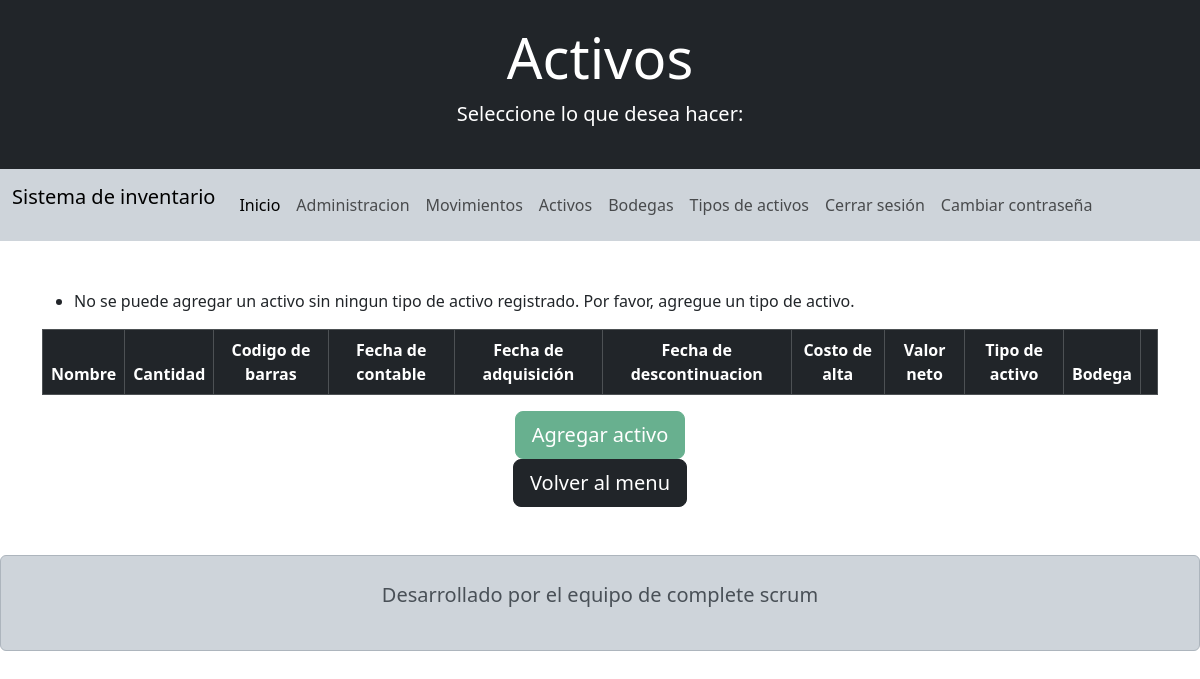
The page /activos/ (signed in) on the database as committed earlier.
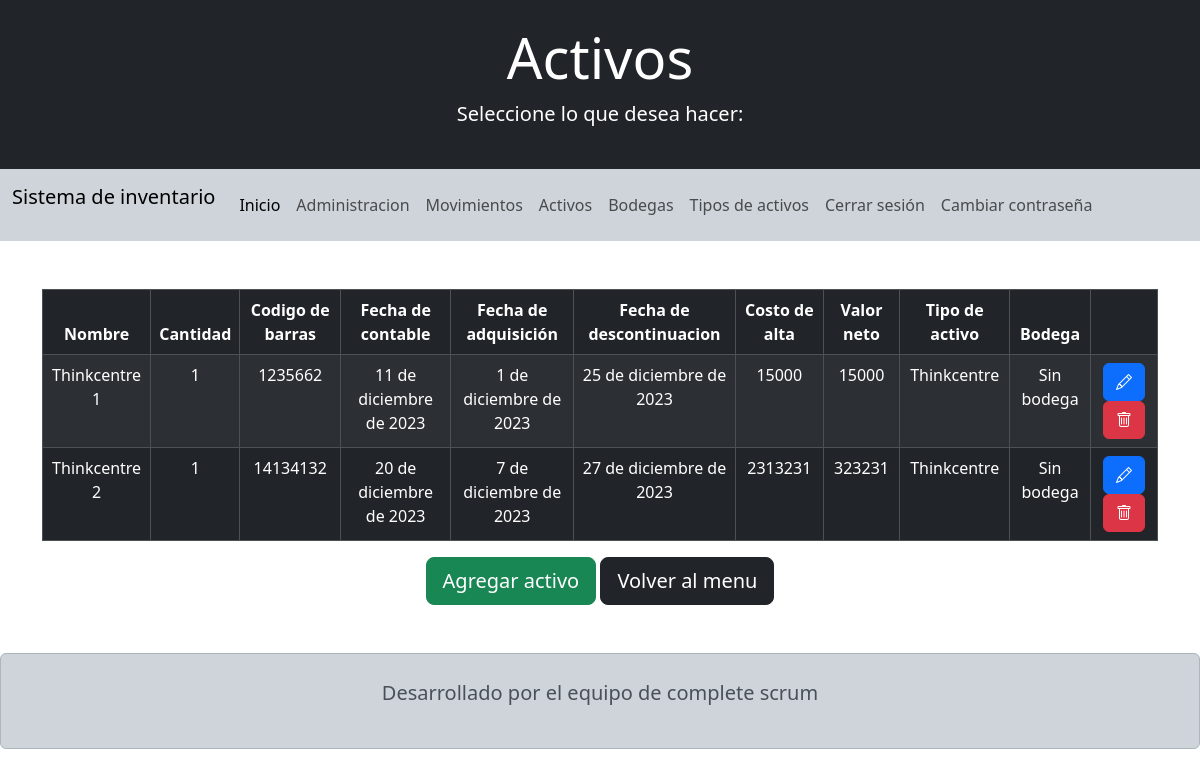
The same page on the database as committed later.
### appProject/models.py (models this page shows, shortened)
class Activo(models.Model):
    nombre =                models.CharField           (blank=False, null=False, verbose_name="Nombre del activo",      max_length=50)
    cantidad =              models.PositiveIntegerField(blank=False, null=False, verbose_name="Cantidad del activo")
    descripcion =           models.CharField           (blank=False, null=False, verbose_name="Descripcion del activo", max_length=1000)
    codigo_barra =          models.CharField           (blank=False, null=False, verbose_name="Codigo de barras del activo", max_length=50)
    fecha_adquisicion =     models.DateField           (blank=False, null=False, verbose_name="Fecha de adquisicion del activo")
    fecha_contable =        models.DateField           (blank=False, null=False, verbose_name="Fecha contable del activo")
    fecha_descontinuacion = models.DateField           (blank=False, null=False, verbose_name="Fecha de descopntinuacion del activo")
    costo_alta =            models.PositiveIntegerField(blank=False, null=False, verbose_name="Costo de alta del activo")
    valor_neto =            models.IntegerField        (blank=False, null=False, verbose_name="Valor neto del activo")
    tipo_activo =           models.ForeignKey          (Tipo_activo, on_delete=models.PROTECT, blank=False, null=False)

class Tipo_activo(models.Model):
    nombre =        models.CharField(blank=False, null=False, max_length=50)
    marca =         models.CharField(blank=False, null=False, max_length=50)
    unidad_inacap = models.CharField(blank=False, null=False, max_length=50)

class Activo_bodega(models.Model):
    estado = models.BooleanField(blank=False, null=False, default=True)
    activo = models.ForeignKey(Activo, on_delete=models.PROTECT, blank=False, null=False)
    bodega = models.ForeignKey(Bodega, on_delete=models.PROTECT, blank=False, null=False)

class Bodega(models.Model):
    nombre =    models.CharField           (blank=False, null=False, max_length=50)
    ubicacion = models.CharField           (blank=False, null=False, max_length=50)
    piso =      models.IntegerField        (blank=False, null=False)
    edificio =  models.CharField           (blank=False, null=False, max_length=50)
    capacidad = models.PositiveIntegerField(blank=False, null=False)

### appProject/views.py (the view)
# urls.py: path('activos/',                    views.read_activo, name='read_activo'),
@login_required
def read_activo(req):
    user = req.user
    activo_bodega = Activo_bodega.objects.all()
    tipo_activo = Tipo_activo.objects.all()
    if tipo_activo.count() == 0:
        messages.error(req, 'No se puede agregar un activo sin ningun tipo de activo registrado. Por favor, agregue un tipo de activo.')
    activos = Activo.objects.all()
    data = {'activos': activos, 'user': user, 'activo_bodega': activo_bodega, 'tipo_activo': tipo_activo}
    return render(req, 'activo/read_activo.html', data)

### templates/activo/read_activo.html (shortened to what the changed rows need)
<!doctype html>
<html lang="es">
<head>
  <link href="https://cdn.jsdelivr.net/npm/bootstrap@5.3.2/dist/css/bootstrap.min.css" rel="stylesheet"
>
  <link rel="stylesheet" href="https://cdn.jsdelivr.net/npm/bootstrap-icons@1.11.2/font/bootstrap-icons.min.css">
</head>
<body>
    <header>
        <div class="bg-dark text-white py-4 text-center">
            <h1 class="display-4">Activos</h1>
        </div>
    </header>
    <br><br>
    <main>
        <div class="container">
            {% if messages %}
            <ul class="messages">
                {% for message in messages %}
                <li{% if message.tags %} class="{{ message.tags }}"{% endif %}>{{ message }}</li>
                {% endfor %}
            </ul>
            {% endif %}
            <div class="table-responsive">
                <table class="table table-striped table-bordered table-dark">
                    <thead class="thead-dark text-center">
                        <tr>
                            <th scope="col">Nombre</th>
                            <th scope="col">Cantidad</th>
                            <th scope="col">Codigo de barras</th>
                            <th scope="col">Fecha de contable</th>
                            <th scope="col">Fecha de adquisición</th>
                            <th scope="col">Fecha de descontinuacion</th>
                            <th scope="col">Costo de alta</th>
                            <th scope="col">Valor neto</th>
                            <th scope="col">Tipo de activo</th>
                            <th scope="col">Bodega</th>
                            <th scope="col"></th>
                        </tr>
                    </thead>
                    <tbody class="text-center tbody-dark">
                        {% for a in activos %}
                        <tr>
                            <td scope="row">{{ a.nombre }}</td>
                            <td>{{ a.cantidad }}</td>
                            <td>{{ a.codigo_barra }}</td>
                            <td>{{ a.fecha_contable }}</td>
                            <td>{{ a.fecha_adquisicion }}</td>
                            <td>{{ a.fecha_descontinuacion }}</td>
                            <td>{{ a.costo_alta }}</td>
                            <td>{{ a.valor_neto }}</td>
                            <td>{{ a.tipo_activo.nombre }}</td>
                            {% for ab in activo_bodega %}
                                {% if ab.activo.id == a.id  and ab.estado == True %}
                                    <td>{{ ab.bodega.nombre }}</td>
                                {% endif %}
                            {% endfor %}
                            <td>
                                <a name="" id="" href="{% url 'edit_activo' a.id %}" role="button"  class="btn btn-primary"><i class="bi bi-pencil"></i></a>
                                {% if user.is_superuser %}
                                <a name="" id="" href="{% url 'del_activo' a.id %}" role="button" class="btn btn-danger" onclick="return doubleConfirm();"><i class="bi bi-trash"></i></a>
                                {% else %}
                                <div title='Solo el superusuario puede eliminar activos'>
                                    <a name="" id="deleteButton" href="{% url 'del_activo' a.id %}" role="button" class="btn btn-danger disabled"><i class="bi bi-trash"></i></a>
                                </div>
                                {% endif %}
                            </td>
                        </tr>
                        {% endfor %}
                    </tbody>
                </table>
                <div class="text-center">
                    {% if not tipo_activo  %}
                    <div title="Debes añadir un tipo de activo para añadir activos">
                        <button class="btn btn-success btn-lg text-white" disabled>Agregar activo</button>
                    </div>
                    {% else %}
                    <a href="{% url 'add_activo' %}" class="btn btn-success btn-lg text-white">Agregar activo</a>
                    {% endif %}
                    <a href="{% url 'inicio' %}" class="btn btn-dark btn-lg text-white">Volver al menu</a>
                </div>
            </div>
        </div>
    </main>
</body>
</html>

Rows that differ between the two databases and show on the page:
added Activo: nombre "Thinkcentre 1", cantidad "1", codigo_barra "1235662", fecha_contable "11 de diciembre de 2023", fecha_adquisicion "1 de diciembre de 2023", fecha_descontinuacion "25 de diciembre de 2023", costo_alta "15000", valor_neto "15000", tipo_activo.nombre "Thinkcentre"
added Activo_bodega: bodega.nombre "Sin bodega", shown under "Thinkcentre 1"
added Activo: nombre "Thinkcentre 2", cantidad "1", codigo_barra "14134132", fecha_contable "20 de diciembre de 2023", fecha_adquisicion "7 de diciembre de 2023", fecha_descontinuacion "27 de diciembre de 2023", costo_alta "2313231", valor_neto "323231", tipo_activo.nombre "Thinkcentre"
added Activo_bodega: bodega.nombre "Sin bodega", shown under "Thinkcentre 2"
Other text that changed with them:
list line gone: "No se puede agregar un activo sin ningun tipo de activo registrado. Por favor, agregue un tipo de activo."
